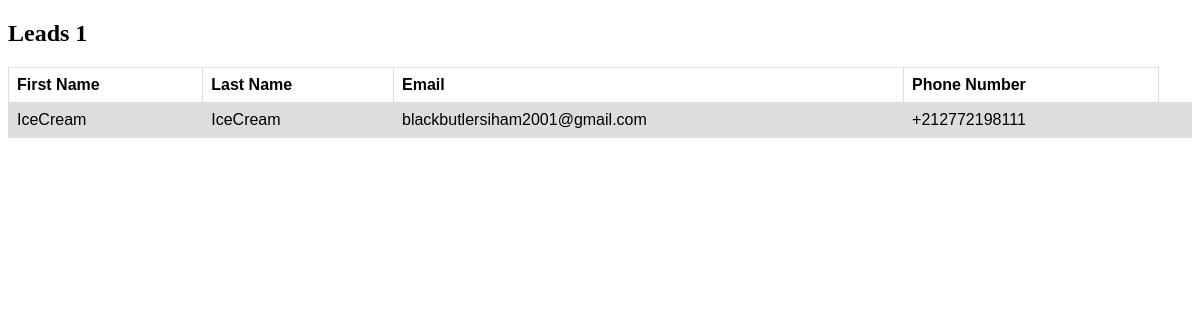
/leads, run on an earlier commit of the app's database.
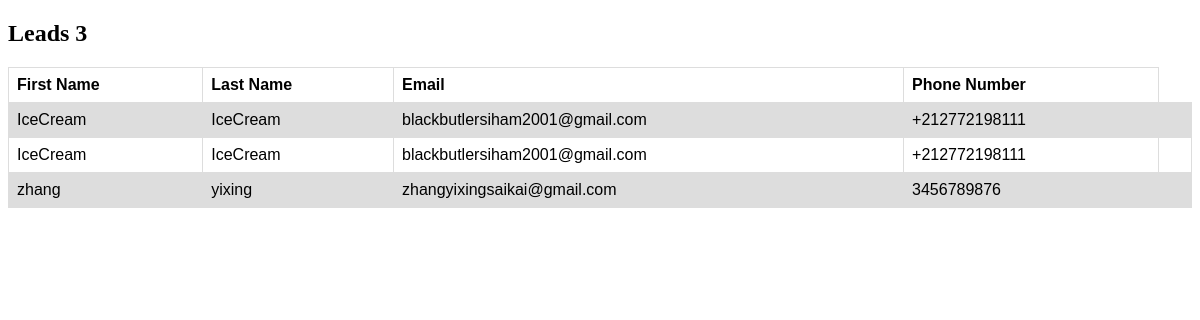
And on a later commit of the database.
### base/models.py (models this page shows, shortened)
class LeadForm(models.Model):
    first_name = models.CharField(max_length=150)
    last_name = models.CharField(max_length=150)
    email = models.EmailField()
    phone_number = models.CharField(max_length=150)

### leads/views.py (the view)
# urls.py: path('',leads_list , name='leads_list')
def leads_list(request):
    leads = LeadForm.objects.all()
    return render(request, 'leads/leads_list.html', {'leads':leads})

### templates/leads/leads_list.html (shortened to what this page needs)
<!DOCTYPE html>
<html>
<head>
</head>
<body>
<h2>Leads {{ leads.count }}</h2>
<table id="leads-table">
  <tr>
    <th>First Name</th>
    <th>Last Name</th>
    <th>Email</th>
    <th>Phone Number</th>
  </tr>
  {% for lead in leads %}
  <tr>
    <td>{{ lead.first_name }}</td>
    <td>{{ lead.last_name }}</td>
    <td>{{ lead.email }}</td>
    <td>{{ lead.phone_number }}</td>
    <td></td>
  </tr>
  {% endfor %}
</table>
</body>
</html>

What changed in the data, as far as the page shows it:
added LeadForm: first_name "IceCream", last_name "IceCream", email "blackbutlersiham2001@gmail.com", phone_number "+212772198111"
added LeadForm: first_name "zhang", last_name "yixing", email "zhangyixingsaikai@gmail.com", phone_number "3456789876"
Also different on the page:
{{ leads.count }}: "1" → "3"
